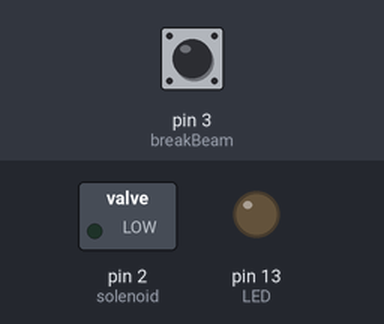
Recording of a sketch running on a simulated Arduino Uno, built with avr-gcc and run on an emulated ATmega328P. Shown: switched loads named in the sketch (green lamp = pin HIGH), output pins drawn as LEDs (lit = HIGH). The test bench sets the inputs (shaded band); at power-on: pin 3 (breakBeam) HIGH.

Above: at 1.2 s.
1.3 s: pin 3 (breakBeam) pulled LOW for 0.15 s
At 1.37 s:
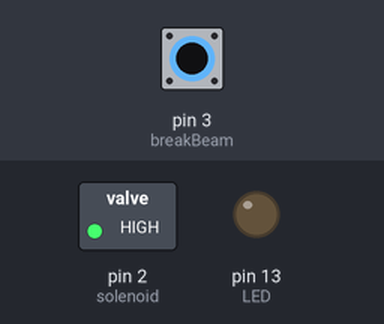
2.9 s: pin 3 (breakBeam) pulled LOW for 3.2 s
At 6.9 s:
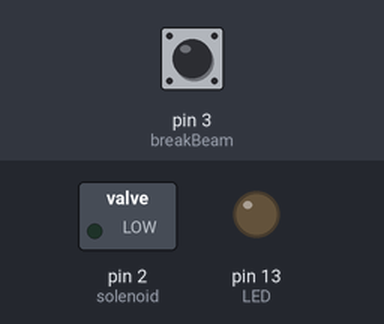
Timing chart, 0 to 8.4 s (numbered marks = the images above; inputs shaded):
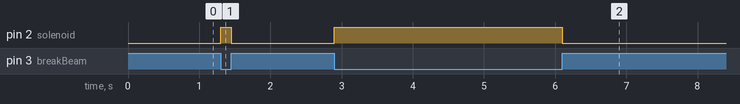

The sketch:

Solenoid_and_Break_Beam_Test.ino
```cpp
#define breakBeam 3
#define LED 13
#define solenoid 2


void setup() {
  pinMode(LED, OUTPUT);
  pinMode(breakBeam, INPUT_PULLUP);
  attachInterrupt(digitalPinToInterrupt(breakBeam), ballDetected, CHANGE);
  pinMode(solenoid, OUTPUT);

  Serial.begin(9600);
}

void loop() {

}

void ballDetected() {
  if(digitalRead(breakBeam)){
    digitalWrite(solenoid, LOW);
  }else{
    digitalWrite(solenoid, HIGH);
  }
}
```

Measured:
- after the input at 1.3 s, pin 2 (solenoid): LOW → HIGH at once, → LOW 0.15 s later
- after the input at 2.9 s, pin 2 (solenoid): LOW → HIGH at once, → LOW 3.2 s later
